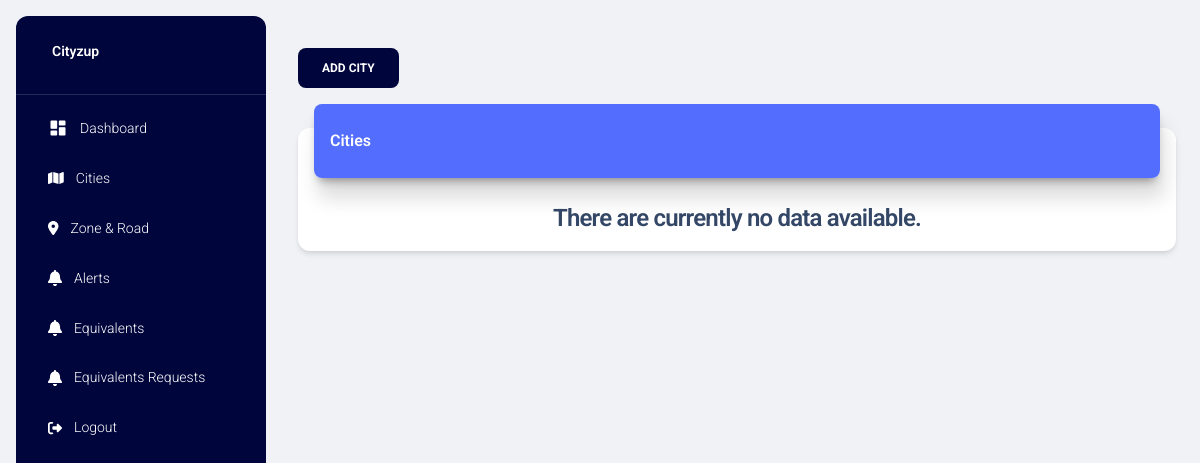
The page /cities/ (signed in) on the database as committed earlier.
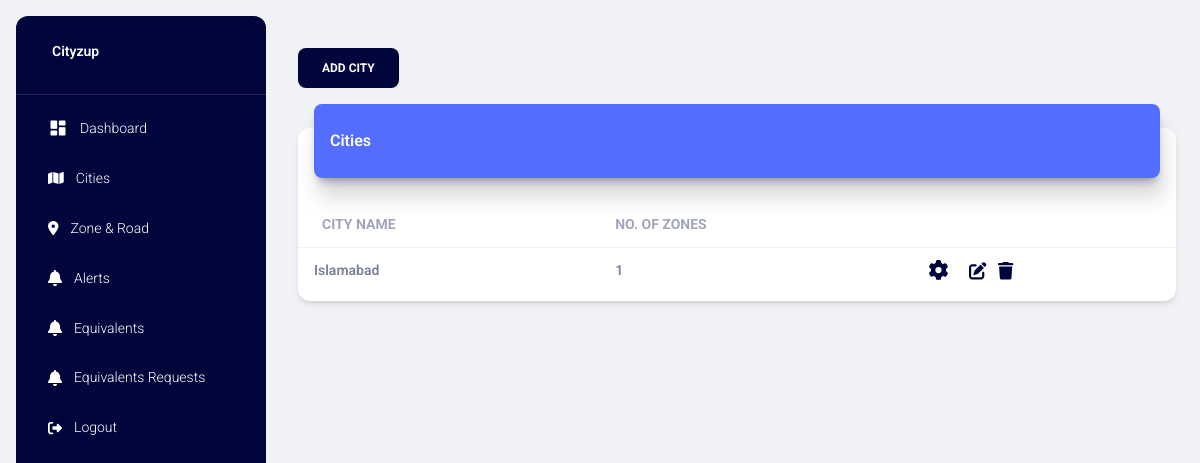
The same page on the database as committed later.
### project/models.py (models this page shows)
class Guide(db.Model):
    g_id = db.Column(db.Integer, primary_key=True)
    g_title = db.Column(db.String(255), nullable=False)
    g_coins_for_first_alert = db.Column(db.Integer, nullable=False)
    g_coins_for_confirm_alert = db.Column(db.Integer, nullable=False)
    g_coins_for_close_alert = db.Column(db.Integer, nullable=False)

### project/main.py (the view)
@main.route("/cities/")
@login_required
def cities():
    cities = db.session.query(
        Guide.g_id,
        Guide.g_title,
        db.func.count(Zone.z_id).label('point_count'),
        Guide.g_coins_for_first_alert,
        Guide.g_coins_for_confirm_alert,
        Guide.g_coins_for_close_alert
    ) \
        .outerjoin(Zone, Zone.g_id == Guide.g_id) \
        .group_by(Guide.g_id, Guide.g_coins_for_first_alert,  Guide.g_coins_for_confirm_alert,
                  Guide.g_coins_for_close_alert) \
        .order_by(Guide.g_id.desc()) \
        .all()
    title = 'Cities'
    page_title = 'Cities'
    return render_template('cities.html', cities=cities, page_title=page_title, title=title)

### project/models.py (called while the page is built)
@login_manager.user_loader
def load_user(user_id):
    return User.query.get(int(user_id))

### project/templates/cities.html (shortened to what the changed rows need)
{% extends "layout.html" %} {% block title %} {% endblock %} {% block content %}
<div class="container-fluid py-4">
    <div class="row">
        <div class="col-12">
            <div class="card my-4">
                <div class="card-body px-0 pb-2">
                    <div class="table-responsive p-0">
                        {% if cities|length > 0 %}
                            <table class="table align-items-center mb-0">
                                <thead>
                                    <tr>
                                        <th class="text-uppercase text-secondary text-sm font-weight-bolder opacity-7">
                                            City Name
                                        </th>
                                        <th class="text-uppercase text-secondary text-sm font-weight-bolder opacity-7 ps-2">
                                            No. of Zones
                                        </th>
                                        <th class="text-secondary opacity-7"></th>
                                    </tr>
                                </thead>
                                <tbody>
                                    {% for city in cities %}
                                        <tr>
                                            <td>
                                                <div class="d-flex px-2 py-1">
                                                    <div class="d-flex flex-column justify-content-center">
                                                        <p class="text-sm font-weight-bold mb-0">{{ city.g_title }}</p>
                                                    </div>
                                                </div>
                                            </td>
                                            <td>
                                                <p class="text-sm font-weight-bold mb-0">{{ city.point_count }}</p>
                                            </td>
                                            <td class="align-middle">
                                                <a href="#" data-gid="{{ city.g_id }}"
                                                data-firstcoin="{{city.g_coins_for_first_alert}}"
                                                data-confirmcoin="{{city.g_coins_for_confirm_alert}}"
                                                data-closecoin="{{city.g_coins_for_close_alert}}"
                                                data-bs-toggle="modal" data-bs-target="#modalCitySettings" class="openModalCitySettings">
                                                    <i class="fa-solid fa-gear fa-lg icon-dark"></i>
                                                </a>
                                                <a href="#" data-gid="{{ city.g_id }}" data-gtitle="{{ city.g_title }}" class="text-secondary font-weight-bold text-sm openEditModalGuide" data-toggle="tooltip" data-original-title="Edit" data-bs-toggle="modal" data-bs-target="#modalEditGuide">
                                                    <i class="fa-solid fa-pen-to-square fa-lg icon-dark "></i>
                                                </a>
                                                <a href="#" data-gid="{{ city.g_id }}" class="text-secondary font-weight-bold text-sm deleteGuideBtn" data-toggle="tooltip" data-original-title="Delete">
                                                    <i class="fa-solid fa-trash fa-lg icon-dark"></i>
                                                </a>
                                            </td>
                                        </tr>
                                    {% endfor %}
                                </tbody>
                            </table>
                        {% else %}
                            <h4 class="text-center">There are currently no data available.</h4>
                        {% endif %}
                    </div>
                </div>
            </div>
        </div>
    </div>
</div>
{% endblock %}

Rows that differ between the two databases and show on the page:
added Guide: g_title "Islamabad", point_count "1"
Other text that changed with them:
text no longer shown: "There are currently no data available."
text now shown: "CITY NAME NO. OF ZONES"
